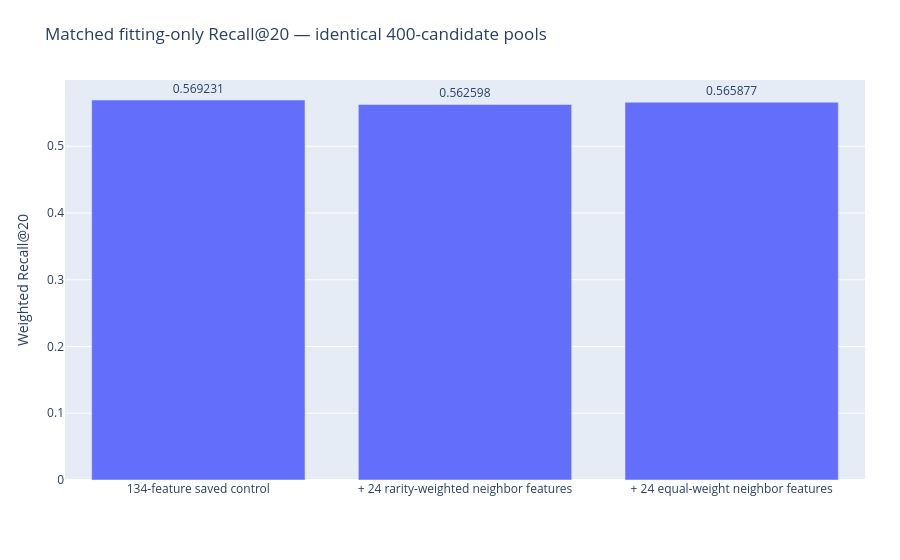

Notebook cell for this chart:
### Markdown cell above
## 1 · Matched weighted Recall@20

### Code cell
path=ROOT/'outputs/plots/01.json'
if hashlib.sha256(path.read_bytes()).hexdigest()!=receipt['plot_hashes'][path.name]:raise ValueError('Plot checksum changed')
display({'application/vnd.plotly.v1+json':json.loads(path.read_text())},raw=True)

### Figure 1 — Plotly figure (JSON) as saved in the notebook; plotly's stock layout.template omitted (floating-point values rounded to 4 significant figures)
{"data": [{"text": ["0.569231", "0.562598", "0.565877"], "textposition": "outside", "type": "bar", "x": ["134-feature saved control", "+ 24 rarity-weighted neighbor features", "+ 24 equal-weight neighbor features"], "y": [0.5692, 0.5626, 0.5659]}], "layout": {"margin": {"b": 80, "l": 65, "r": 35, "t": 80}, "title": {"text": "Matched fitting-only Recall@20 — identical 400-candidate pools"}, "yaxis": {"title": {"text": "Weighted Recall@20"}}}}
